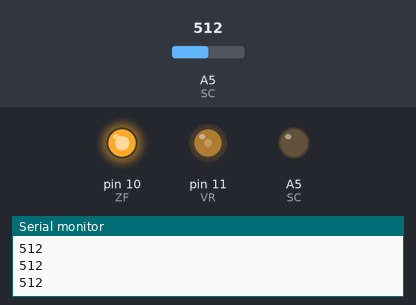
A sketch run on a simulated Arduino Uno, built with avr-gcc and run on an emulated ATmega328P. Shown: output pins drawn as LEDs (lit = HIGH), the last lines printed to the serial monitor. The inputs (shaded band) are chosen by the test bench; at power-on: A5 (SC) = 512.

Above: at 6.0 s.
6.1 s: A5 (SC) set to 0
At 6.56 s:
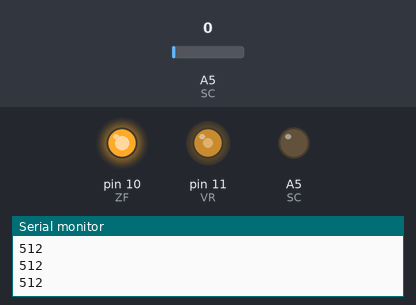
12.3 s: A5 (SC) set to 122
At 12.65 s:
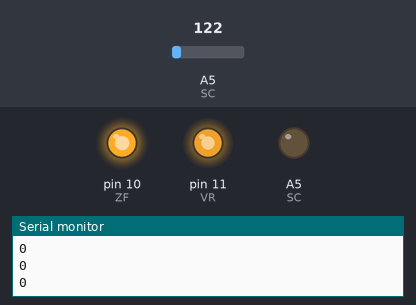
Timing chart, 0 to 24.5 s (numbered marks = the images above; inputs shaded):
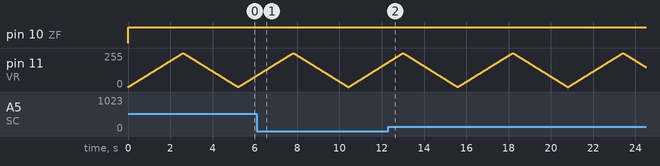

The sketch:

hall_sensor_reverseeng_tests.ino
```cpp
int SC = A5; // Brown Wire   -   Speed Pulse Signal Output
int ZF = 10; // Blue Wire    -   Forward Reverse Controlling
int VR = 11; // White Wire   -   Speed Input

int speedSignal;

void setup()
{
  // put your setup code here, to run once:
  pinMode(SC, OUTPUT);
  pinMode(ZF, OUTPUT);
  pinMode(VR, OUTPUT);

  Serial.begin(9600);
}

void loop()
{
  // put your main code here, to run repeatedly:
  speedSignal = analogRead(SC);
  analogWrite(ZF, 255);
  analogWrite(VR, 255);

  for (int i = 0; i < 256; i++)
  {
    analogWrite(VR, i);
    Serial.println(speedSignal);
    delay(10);
  }

  for (int i = 255; i > -1; i--)
  {
    analogWrite(VR, i);
    Serial.println(speedSignal);
    delay(10);
  }
}
```
